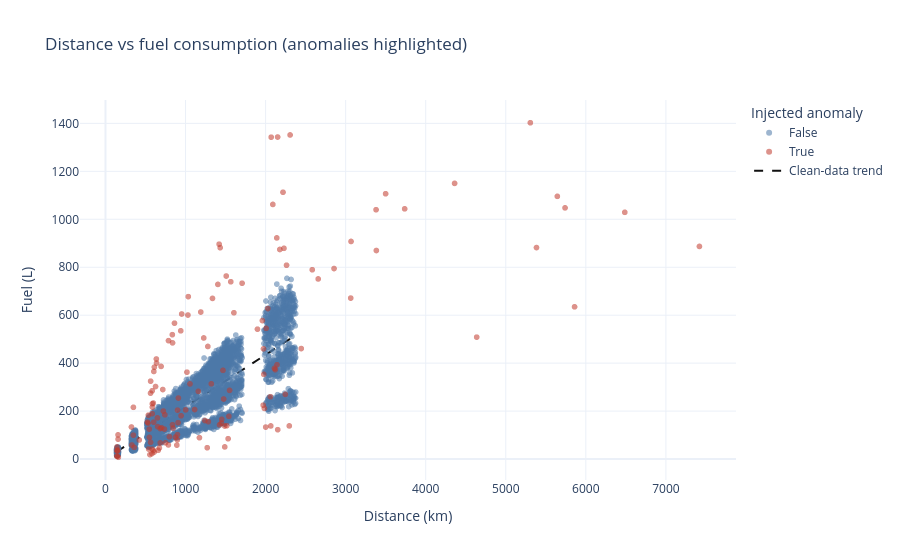

Notebook source saved alongside this figure:
### Markdown cell above
## 4. Fuel efficiency and anomalies

### Code cell
fig = px.scatter(
    trips,
    x="distance_km",
    y="fuel_L",
    color="is_anomaly",
    color_discrete_map={False: "#4C78A8", True: "#C0392B"},
    opacity=0.55,
    hover_data=["trip_id", "vehicle_class", "kmpl"],
    labels={
        "distance_km": "Distance (km)",
        "fuel_L": "Fuel (L)",
        "is_anomaly": "Injected anomaly",
    },
    title="Distance vs fuel consumption (anomalies highlighted)",
)
clean = trips[~trips["is_anomaly"]]
coefficients = np.polyfit(clean["distance_km"], clean["fuel_L"], 1)
x_line = np.linspace(clean["distance_km"].min(), clean["distance_km"].max(), 100)
fig.add_scatter(
    x=x_line,
    y=np.polyval(coefficients, x_line),
    mode="lines",
    name="Clean-data trend",
    line=dict(color="#111111", dash="dash"),
)
fig.write_image(config.FIGURES / "04_distance_vs_fuel.png", width=1000, height=560, scale=2)
fig.show()

print(f"Distance–fuel correlation: {dataset.distance_km.corr(dataset.fuel_L):.3f}")
print(f"Median fuel efficiency:    {(clean.distance_km / clean.fuel_L).median():.2f} km/L")

### Figure 1 — Plotly figure (JSON) as saved in the notebook; plotly's stock layout.template omitted (floating-point values rounded to 4 significant figures; data arrays with more than 128 entries replaced by an {"elided": "..."} marker saying what was removed)
{"data": [{"customdata": {"elided": "4850x3 mixed values"}, "hovertemplate": "Injected anomaly=False<br>Distance (km)=%{x}<br>Fuel (L)=%{y}<br>trip_id=%{customdata[0]}<br>vehicle_class=%{customdata[1]}<br>kmpl=%{customdata[2]}<extra></extra>", "legendgroup": "False", "marker": {"color": "#4C78A8", "opacity": 0.55, "symbol": "circle"}, "mode": "markers", "name": "False", "showlegend": true, "type": "scattergl", "x": {"elided": "4850 float values"}, "xaxis": "x", "y": {"elided": "4850 float values"}, "yaxis": "y"}, {"customdata": {"elided": "150x3 mixed values"}, "hovertemplate": "Injected anomaly=True<br>Distance (km)=%{x}<br>Fuel (L)=%{y}<br>trip_id=%{customdata[0]}<br>vehicle_class=%{customdata[1]}<br>kmpl=%{customdata[2]}<extra></extra>", "legendgroup": "True", "marker": {"color": "#C0392B", "opacity": 0.55, "symbol": "circle"}, "mode": "markers", "name": "True", "showlegend": true, "type": "scattergl", "x": {"elided": "150 float values"}, "xaxis": "x", "y": {"elided": "150 float values"}, "yaxis": "y"}, {"line": {"color": "#111111", "dash": "dash"}, "mode": "lines", "name": "Clean-data trend", "type": "scatter", "x": [138.1, 160.7, 183.3, 205.9, 228.5, 251.1, 273.7, 296.3, 318.9, 341.5, 364.1, 386.7, 409.3, 431.9, 454.5, 477.1, 499.7, 522.3, 544.9, 567.5, 590.1, 612.7, 635.3, 657.9, 680.5, 703.1, 725.7, 748.3, 770.9, 793.5, 816.1, 838.7, 861.3, 883.9, 906.5, 929.1, 951.7, 974.3, 996.9, 1020.0, 1042.0, 1065.0, 1087.0, 1110.0, 1132.0, 1155.0, 1178.0, 1200.0, 1223.0, 1246.0, 1268.0, 1291.0, 1313.0, 1336.0, 1358.0, 1381.0, 1404.0, 1426.0, 1449.0, 1472.0, 1494.0, 1517.0, 1539.0, 1562.0, 1584.0, 1607.0, 1630.0, 1652.0, 1675.0, 1698.0, 1720.0, 1743.0, 1765.0, 1788.0, 1810.0, 1833.0, 1856.0, 1878.0, 1901.0, 1924.0, 1946.0, 1969.0, 1991.0, 2014.0, 2036.0, 2059.0, 2082.0, 2104.0, 2127.0, 2150.0, 2172.0, 2195.0, 2217.0, 2240.0, 2262.0, 2285.0, 2308.0, 2330.0, 2353.0, 2376.0], "y": [30.34, 35.26, 40.17, 45.08, 49.99, 54.9, 59.81, 64.72, 69.64, 74.55, 79.46, 84.37, 89.28, 94.19, 99.1, 104.0, 108.9, 113.8, 118.8, 123.7, 128.6, 133.5, 138.4, 143.3, 148.2, 153.1, 158.0, 163.0, 167.9, 172.8, 177.7, 182.6, 187.5, 192.4, 197.3, 202.2, 207.2, 212.1, 217.0, 221.9, 226.8, 231.7, 236.6, 241.5, 246.4, 251.4, 256.3, 261.2, 266.1, 271.0, 275.9, 280.8, 285.7, 290.7, 295.6, 300.5, 305.4, 310.3, 315.2, 320.1, 325.0, 329.9, 334.9, 339.8, 344.7, 349.6, 354.5, 359.4, 364.3, 369.2, 374.1, 379.1, 384.0, 388.9, 393.8, 398.7, 403.6, 408.5, 413.4, 418.3, 423.3, 428.2, 433.1, 438.0, 442.9, 447.8, 452.7, 457.6, 462.6, 467.5, 472.4, 477.3, 482.2, 487.1, 492.0, 496.9, 501.8, 506.8, 511.7, 516.6]}], "layout": {"legend": {"title": {"text": "Injected anomaly"}, "tracegroupgap": 0}, "title": {"text": "Distance vs fuel consumption (anomalies highlighted)"}, "xaxis": {"anchor": "y", "domain": [0.0, 1.0], "title": {"text": "Distance (km)"}}, "yaxis": {"anchor": "x", "domain": [0.0, 1.0], "title": {"text": "Fuel (L)"}}}}
